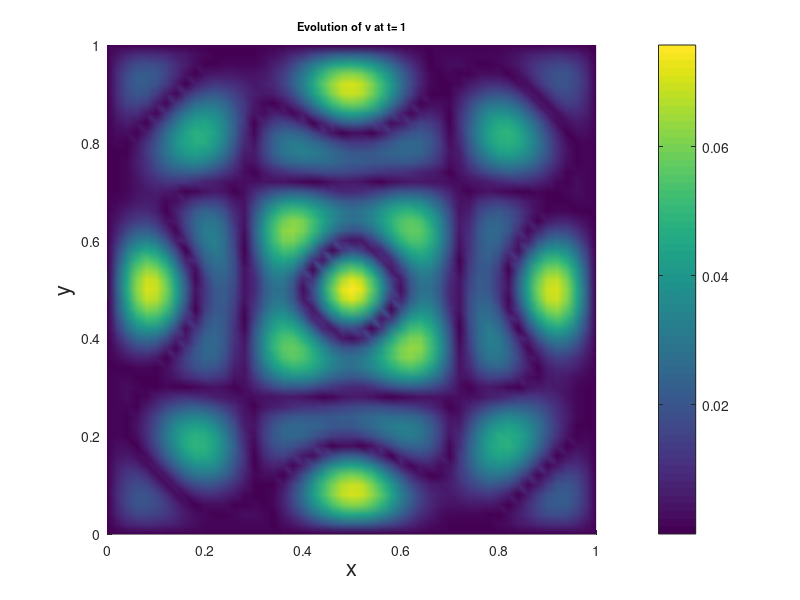

Reproduce this figure in MATLAB.
%% This script solves schnakenberg reaction kinetics on a fixed square.
% Wakil Sarfaraz   30/11/15
clear all;
tic
xmax = 1;
tm = 1;
dt = 0.01;
M = tm/dt;

du = 20;
dv = 15;
a = 0.1;
b = 0.9;
gam = 86;

N = 50; 
X = linspace(0,xmax,N+1);
T = linspace(0, tm,M+1); 
[x, y] = meshgrid(X,X); 
                       
x =x(:);  
y =y(:);  
NNODES = (N+1)^2;



U = zeros(NNODES,1);
V = zeros(NNODES,1);



  
NTRI = 2*N^2;  
LNODES = zeros(NTRI,3); 
for i = 1:N
    for j = 1: N
        LNODES(i+2*(j-1)*N,1) = i+(j-1)*(N+1);
        LNODES(i+2*(j-1)*N,2) = i+j*(N+1); 
        LNODES(i+2*(j-1)*N,3) = (i+1)+(j-1)*(N+1); 
        
        LNODES(i+N+2*(j-1)*N,1) = i+1+j*(N+1); 
        LNODES(i+N+2*(j-1)*N,2) = (i+1)+(j-1)*(N+1);
        LNODES(i+N+2*(j-1)*N,3) = i+j*(N+1);
                                   
    end
end

for i = 1 : NNODES
    if (x(i)==0 || x(i)==xmax || y(i)==0 || y(i)==xmax)
        U(i) = 0;
        V(i) = 0;
    else
    U(i) = a + b + 0.001*exp(-100*(abs(sin((x(i)-0.5)^2+(y(i)-1/3)^2))));
    V(i) = a + b + 0.001*abs(sin(-100*((x(i)-0.5)^2+(y(i)-1/3)^2)));
  
    %V(i) = b/(a+b)^2; 
    end
end
ui = [min(U) max(U)]
vi = [min(V) max(V)]
% figure(1)
% title ('Schnakenberg Kinetics with Du=40, Dv=2, gamma=500')
% subplot (2,2,1)
% trisurf(LNODES,x,y,U(:,:))
% xlabel('x')
% ylabel('y')
% view(2)
% %title('Initial pattern of u')
% legend('Initial u')
% shading interp
% axis equal tight
% subplot(2,2,2)
% trisurf(LNODES,x,y,V(:,:))
% xlabel('x')
% ylabel('y')
% view(2)
% %title('Initial pattern of v')
% legend('Initial v')
% shading interp
% axis equal tight



SPSM = sparse(NNODES, NNODES);
SPMM = sparse(NNODES, NNODES);
SPC = sparse(NNODES,NNODES);
SPD =sparse (NNODES,NNODES);

UG = zeros(NNODES,1);
VG = zeros(NNODES,1);

RHSU = zeros(NNODES,1);         
RHSV = zeros(NNODES,1);

for n = 1: NTRI
    r1 = [x(LNODES(n,1)) y(LNODES(n,1))];
    r2 = [x(LNODES(n,2)) y(LNODES(n,2))];
    r3 = [x(LNODES(n,3)) y(LNODES(n,3))];
    J = [r2(1)-r1(1) r2(2)-r1(2); r3(1)-r1(1) r3(2)-r1(2)]; 
    
    StiffL = (1/(2*det(J)))* [(r2-r3)*(r2-r3)' (r2-r3)*(r3-r1)' (r2-r3)*(r1-r2)';...
           (r2-r3)*(r3-r1)' (r3-r1)*(r3-r1)' (r3-r1)*(r1-r2)';...
           (r2-r3)*(r1-r2)' (r3-r1)*(r1-r2)' (r1-r2)*(r1-r2)'];
       
       ksi = [0 1/2]';
       eta = [0 1/2]';
       
       xx = [(1-ksi(1)-eta(1))*r1(1)+ksi(1)*r2(1)+eta(1)*r3(1) (1-ksi(2)-eta(2))*r1(1)+ksi(2)*r2(1)+eta(2)*r3(1)]';
       yy = [(1-ksi(1)-eta(1))*r1(2)+ksi(1)*r2(2)+eta(1)*r3(2) (1-ksi(2)-eta(2))*r1(2)+ksi(2)*r2(2)+eta(2)*r3(2)]';
       
 MassL = det(J)*[1/12 1/24 1/24; 1/24 1/12 1/24; 1/24 1/24 1/12]; 
 

 CL = det(J)/360*[12*U(LNODES(n,1))*V(LNODES(n,1))+3*(U(LNODES(n,1))*V(LNODES(n,2))+U(LNODES(n,2))*V(LNODES(n,1))+...
     U(LNODES(n,1))*V(LNODES(n,3))+U(LNODES(n,3))*V(LNODES(n,1)))+2*(U(LNODES(n,2))*V(LNODES(n,2))+U(LNODES(n,3))*V(LNODES(n,3)))+...
     U(LNODES(n,2))*V(LNODES(n,3))+U(LNODES(n,3))*V(LNODES(n,2)) 3*(U(LNODES(n,1))*V(LNODES(n,1))+U(LNODES(n,2))*V(LNODES(n,2)))+...
     2*(U(LNODES(n,1))*V(LNODES(n,2))+U(LNODES(n,2))*V(LNODES(n,1)))+V(LNODES(n,3))*(U(LNODES(n,1))+U(LNODES(n,2))+U(LNODES(n,3)))+...
     U(LNODES(n,3))*(V(LNODES(n,1))+V(LNODES(n,2))) 3*(U(LNODES(n,1))*V(LNODES(n,1))+U(LNODES(n,3))*V(LNODES(n,3)))+2*...
     (U(LNODES(n,1))*V(LNODES(n,3))+U(LNODES(n,3))*V(LNODES(n,1)))+V(LNODES(n,2))*(U(LNODES(n,1))+U(LNODES(n,2))+U(LNODES(n,3)))+...
     U(LNODES(n,2))*(V(LNODES(n,1))+V(LNODES(n,3))); 3*(U(LNODES(n,1))*V(LNODES(n,1))+U(LNODES(n,2))*V(LNODES(n,2)))+...
     2*(U(LNODES(n,1))*V(LNODES(n,2))+U(LNODES(n,2))*V(LNODES(n,1)))+V(LNODES(n,3))*(U(LNODES(n,1))+U(LNODES(n,2))+U(LNODES(n,3)))+...
     U(LNODES(n,3))*(V(LNODES(n,1))+V(LNODES(n,2))) 12*U(LNODES(n,2))*V(LNODES(n,2))+3*(U(LNODES(n,1))*V(LNODES(n,2))+U(LNODES(n,2))*V(LNODES(n,1))+...
     U(LNODES(n,2))*V(LNODES(n,3))+U(LNODES(n,3))*V(LNODES(n,2)))+2*(U(LNODES(n,1))*V(LNODES(n,1))+U(LNODES(n,3))*V(LNODES(n,3)))+...
     U(LNODES(n,1))*V(LNODES(n,3))+U(LNODES(n,3))*V(LNODES(n,1)) 3*(U(LNODES(n,2))*V(LNODES(n,2))+U(LNODES(n,3))*V(LNODES(n,3)))+...
     2*(U(LNODES(n,2))*V(LNODES(n,3))+U(LNODES(n,3))*V(LNODES(n,2)))+V(LNODES(n,1))*(U(LNODES(n,1))+U(LNODES(n,2))+U(LNODES(n,3)))+...
     U(LNODES(n,1))*(V(LNODES(n,2))+V(LNODES(n,3))); 3*(U(LNODES(n,1))*V(LNODES(n,1))+U(LNODES(n,3))*V(LNODES(n,3)))+2*...
     (U(LNODES(n,1))*V(LNODES(n,3))+U(LNODES(n,3))*V(LNODES(n,1)))+V(LNODES(n,2))*(U(LNODES(n,1))+U(LNODES(n,2))+U(LNODES(n,3)))+...
     U(LNODES(n,2))*(V(LNODES(n,1))+V(LNODES(n,3))) 3*(U(LNODES(n,2))*V(LNODES(n,2))+U(LNODES(n,3))*V(LNODES(n,3)))+...
     2*(U(LNODES(n,2))*V(LNODES(n,3))+U(LNODES(n,3))*V(LNODES(n,2)))+V(LNODES(n,1))*(U(LNODES(n,1))+U(LNODES(n,2))+U(LNODES(n,3)))+...
     U(LNODES(n,1))*(V(LNODES(n,2))+V(LNODES(n,3))) 12*U(LNODES(n,3))*V(LNODES(n,3))+3*(U(LNODES(n,1))*V(LNODES(n,3))+...
     U(LNODES(n,3))*V(LNODES(n,1))+U(LNODES(n,2))*V(LNODES(n,3))+U(LNODES(n,3))*V(LNODES(n,2)))+2*(U(LNODES(n,1))*V(LNODES(n,1))+...
     U(LNODES(n,2))*V(LNODES(n,2)))+U(LNODES(n,1))*V(LNODES(n,2))+U(LNODES(n,2))*V(LNODES(n,1))];
 

DL = det(J)/360*[12*U(LNODES(n,1))^2+6*(U(LNODES(n,1))*U(LNODES(n,2))+U(LNODES(n,1))*U(LNODES(n,3)))+2*(U(LNODES(n,2))^2+...
    U(LNODES(n,3))^2+U(LNODES(n,2))*U(LNODES(n,3))) 4*U(LNODES(n,1))*U(LNODES(n,2))+3*(U(LNODES(n,1))^2+U(LNODES(n,2))^2)+...
    2*(U(LNODES(n,1))*U(LNODES(n,3))+U(LNODES(n,2))*U(LNODES(n,3)))+U(LNODES(n,3))^2 4*U(LNODES(n,1))*U(LNODES(n,3))+...
    3*(U(LNODES(n,1))^2+U(LNODES(n,3))^2)+2*(U(LNODES(n,1))*U(LNODES(n,2))+U(LNODES(n,2))*U(LNODES(n,3)))+...
    U(LNODES(n,2))^2; 4*U(LNODES(n,1))*U(LNODES(n,2))+3*(U(LNODES(n,1))^2+U(LNODES(n,2))^2)+...
    2*(U(LNODES(n,1))*U(LNODES(n,3))+U(LNODES(n,2))*U(LNODES(n,3)))+U(LNODES(n,3))^2 12*U(LNODES(n,2))^2+...
    6*(U(LNODES(n,1))*U(LNODES(n,2))+U(LNODES(n,2))*U(LNODES(n,3)))+2*(U(LNODES(n,1))^2+U(LNODES(n,3))^2+...
    U(LNODES(n,1))*U(LNODES(n,3))) 4*U(LNODES(n,2))*U(LNODES(n,3))+3*(U(LNODES(n,2))^2+U(LNODES(n,3))^2)+...
    2*(U(LNODES(n,1))*U(LNODES(n,2))+U(LNODES(n,1))*U(LNODES(n,3)))+U(LNODES(n,1))^2; 4*U(LNODES(n,1))*U(LNODES(n,3))+...
    3*(U(LNODES(n,1))^2+U(LNODES(n,3))^2)+2*(U(LNODES(n,1))*U(LNODES(n,2))+U(LNODES(n,2))*U(LNODES(n,3)))+...
    U(LNODES(n,2))^2 4*U(LNODES(n,2))*U(LNODES(n,3))+3*(U(LNODES(n,2))^2+U(LNODES(n,3))^2)+...
    2*(U(LNODES(n,1))*U(LNODES(n,2))+U(LNODES(n,1))*U(LNODES(n,3)))+U(LNODES(n,1))^2 12*U(LNODES(n,3))^2+...
    6*(U(LNODES(n,1))*U(LNODES(n,3))+U(LNODES(n,2))*U(LNODES(n,3)))+2*(U(LNODES(n,1))^2+U(LNODES(n,2))^2+...
    U(LNODES(n,1))*U(LNODES(n,2)))];
    
 
 UL = a*det(J)*[1/6;1/6;1/6];
 VL = b*det(J)*[1/6;1/6;1/6];
   
   
   
   
       for i = 1 : 3 
           for j = 1:3  
               SPSM(LNODES(n,i),LNODES(n,j)) =SPSM(LNODES(n,i),LNODES(n,j))+ StiffL(i,j);
               SPMM(LNODES(n,i),LNODES(n,j)) =SPMM(LNODES(n,i),LNODES(n,j))+ MassL(i,j);
               SPC(LNODES(n,i),LNODES(n,j)) =  SPC(LNODES(n,i),LNODES(n,j))+ CL(i,j);
               SPD(LNODES(n,i),LNODES(n,j)) =  SPD(LNODES(n,i),LNODES(n,j))+ DL(i,j);
           end
       end
       
       
       for i = 1 : 3
           UG(LNODES(n,i)) = UG(LNODES(n,i))+UL(i);
           VG(LNODES(n,i)) = VG(LNODES(n,i))+VL(i);
       end
           
       
    
       
end


 TMatrixU =  SPMM-dt*du*SPSM+dt*gam*SPMM-dt*gam*SPC;
 TMatrixV =  SPMM-dt*dv*SPSM+gam*SPD;

for i = 1: NNODES
    if (x(i)==0 || x(i)==xmax || y(i)==0 || y(i)==xmax)
        RHSU(i) = 0;
        RHSV(i) = 0;
        TMatrixU(i,:) = 0;
        TMatrixV(i,:) = 0;
        TMatrixU(i,i) = 1;
        TMatrixV(i,i) = 1;
    end

end

for j = 1:M+1

    RHSU = SPMM*U+dt*gam*UG;
    RHSV = SPMM*V+dt*gam*VG;
    U = TMatrixU\RHSU;
    V = TMatrixV\RHSV;
    
   % figure(1)
    
%subplot(1,2,1)
% trisurf(LNODES,x,y,U(:,:))
% colorbar
% shading interp
% xlabel('x','fontsize',16) 
% xlim([0 xmax])
% ylim([0 xmax])
% view(2)
% ylabel('y','fontsize',16)
% zlabel('u & v','fontsize',16)
% title(['Evolution of u at t= ',num2str(T(j))],'fontsize',8)
% axis equal tight
% subplot(1,2,2)
trisurf(LNODES,x,y,abs(V(:,:)))
colorbar
shading interp
xlabel('x','fontsize',16) 
xlim([0 xmax])
ylim([0 xmax])
view(2)
ylabel('y','fontsize',16)
zlabel('u & v','fontsize',16)
title(['Evolution of v at t= ',num2str(T(j))],'fontsize',8)
axis equal tight
%MV(j)=getframe(gcf);
pause(1e-10) 



end


%figure(2)
% subplot(2,2,3)
%  %trisurf(LNODES,x,y,1/max(U)*U(:,:),1/max(V)*V(:,:))
%  trisurf(LNODES,x,y,U(:,:))
% %  %trisurf(LNODES,x,y,1/max(V)*V(:,:))
%  xlim([0 xmax])
%  ylim([0 xmax])
%  xlabel('x')
%  ylabel('y')
%  %zlabel('u and v')
%  view(2)
%  %title ('Pattern formed by u')
%  legend('Evolved pattern of u')
%  shading interp
%  axis equal tight
%  hold on
%  subplot(2,2,4)
%  %trisurf(LNODES,x,y,1/max(U)*U(:,:),1/max(V)*V(:,:))
%  %trisurf(LNODES,x,y,1/max(U)*U(:,:))
%  trisurf(LNODES,x,y,V(:,:))
%  colorbar 
%  xlim([0 xmax])
%  ylim([0 xmax])
%  xlabel('x')
%  ylabel('y')
%  view(2)
 %title ('Pattern formed by v')
%  legend('Evolved pattern of v')
%  shading interp
%  axis equal tight
%movie2avi(MV,'SpotsToSptripes.avi');
uf = [min(U) max(U)]
vf = [min(V) max(V)]

hold off
 
 
 
 
 
 
 